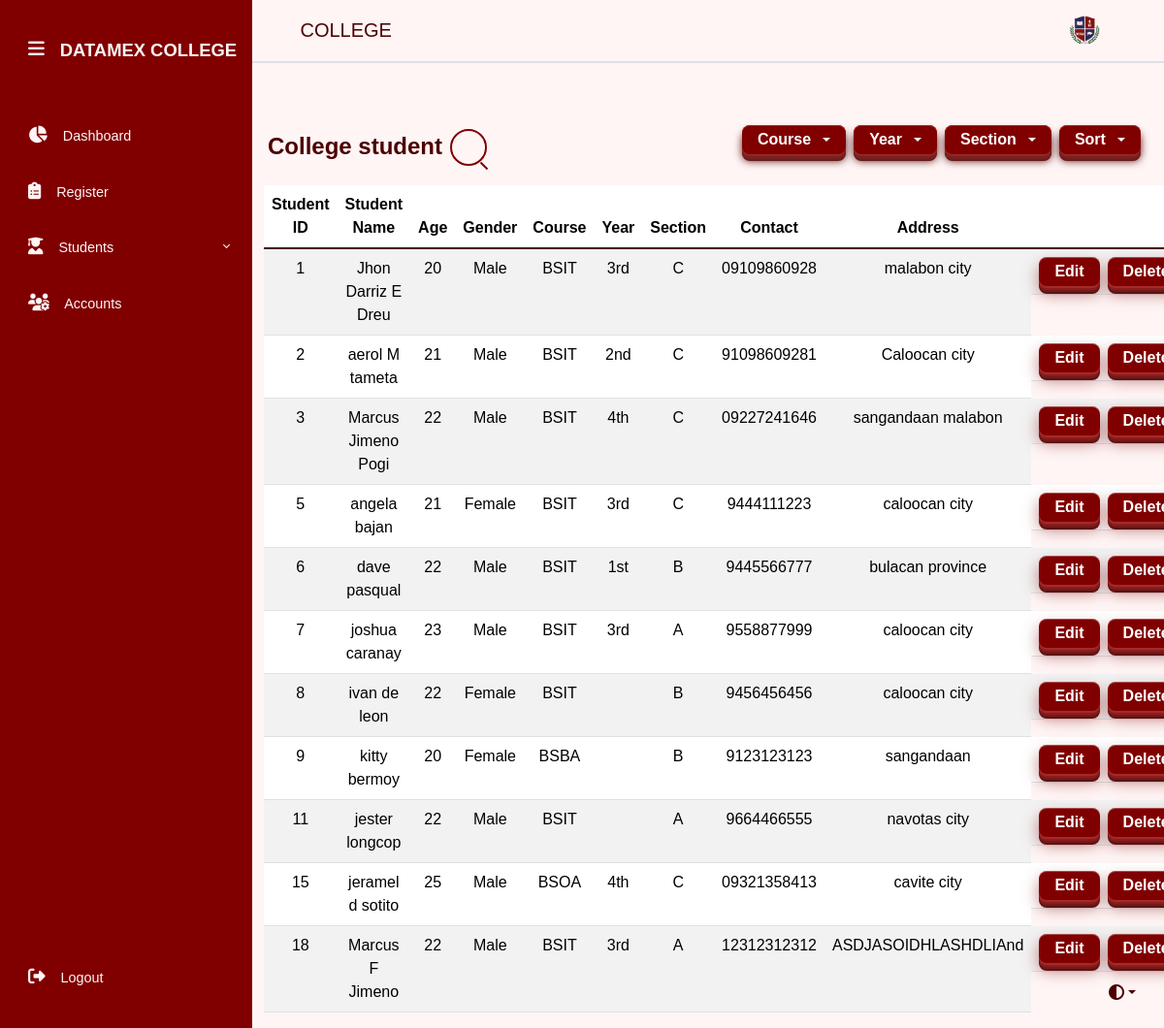
Screenshot of /college.php (signed in) with the database file from the repository.
### tables this page shows
CREATE TABLE `students` (
  `student_id` int(11) NOT NULL,
  `Name` varchar(255) NOT NULL,
  `age` varchar(255) NOT NULL,
  `gender` varchar(255) NOT NULL,
  `contact` varchar(20) NOT NULL,
  `address` text NOT NULL,
  `status` varchar(255) NOT NULL,
  `course` varchar(255) NOT NULL,
  `year` varchar(255) NOT NULL,
  `section` varchar(255) NOT NULL
);

### college.php (the view, shortened to what this page needs)
<?php include 'inc/sidebar.php';
$query = "SELECT * FROM students WHERE status = 'College'";
$statement = $connect->prepare($query);
$statement->execute();
$result = $statement->fetchAll(PDO::FETCH_ASSOC);
?>
<div class="border-bottom h-auto w-100 p-3 d-flex border-bottom-100 border-2 mb-5 justify-content-between">
    <div>
        <span id="page-title" class="fs-5 fw-medium ms-3">COLLEGE</span>
    </div>
    <img src="img/logo.png" alt="logo.png" class="page-logo">
</div>
<div class="container-fluid w-100 p-3 d-flex justify-content-between">
    <div class="d-flex" style="align-items: center;">
        <h1 class="mb-0 me-2">College student</h1>
        <div class="search">
            <input type="text" placeholder="Search">
        </div>
    </div>
    <div class="d-flex">
        <div class="dropdown mb-3">
            <button class="squishy squishy-classic dropdown-toggle me-2" type="button" id="courseDropdown" data-bs-toggle="dropdown" aria-expanded="false">
                Course
            </button>
        </div>
        <div class="dropdown mb-3">
            <button class="squishy squishy-classic dropdown-toggle me-2" type="button" id="yearDropdown" data-bs-toggle="dropdown" aria-expanded="false">
                Year
            </button>
        </div>
        <div class="dropdown mb-3">
            <button class="squishy squishy-classic dropdown-toggle me-2" type="button" id="sectionDropdown" data-bs-toggle="dropdown" aria-expanded="false">
                Section
            </button>
        </div>
        <div class="dropdown mb-3">
            <button class="squishy squishy-classic dropdown-toggle me-2" type="button" id="sortDropdown" data-bs-toggle="dropdown" aria-expanded="false">
                Sort
            </button>
        </div>
    </div>
</div>
<div class="container-fluid w-100">
    <table class="table table-striped table-hover text-center">
        <thead>
            <tr>
                <th scope="col">Student ID</th>
                <th scope="col">Student Name</th>
                <th scope="col">Age</th>
                <th scope="col">Gender</th>
                <th scope="col">Course</th>
                <th scope="col">Year</th>
                <th scope="col">Section</th>
                <th scope="col">Contact</th>
                <th scope="col">Address</th>
                <th scope="col"></th>
            </tr>
        </thead>
        <tbody class="table-group-divider">
            <?php foreach ($result as $row) { ?>
                <tr data-course="<?php echo $row['course']; ?>"
                    data-year="<?php echo $row['year']; ?>"
                    data-section="<?php echo $row['section']; ?>">
                    <td><?php echo $row['student_id']; ?></td>
                    <td><?php echo $row['Name']; ?></td>
                    <td><?php echo $row['age']; ?></td>
                    <td><?php echo $row['gender']; ?></td>
                    <td><?php echo $row['course']; ?></td>
                    <td><?php echo $row['year']; ?></td>
                    <td><?php echo $row['section']; ?></td>
                    <td><?php echo $row['contact']; ?></td>
                    <td><?php echo $row['address']; ?></td>
                    <td class="d-flex">
                        <button type="button" class="squishy squishy-tech me-2 edit-btn" data-id="<?php echo $row['student_id']; ?>">Edit</button>
                        <button type="button" class="squishy squishy-tech delete-btn" data-id="<?php echo $row['student_id']; ?>">Delete</button>
                    </td>
                </tr>
            <?php } ?>
        </tbody>
    </table>
</div>
<?php include 'inc/footer.php' ?>

### inc/sidebar.php (shortened to what this page needs)
<!DOCTYPE html>
<html lang="en">
<head>
    <link rel="stylesheet" href="./css/bootstrap.min.css">
    <link rel="stylesheet" href="./icons/css/all.min.css">
    <link rel="stylesheet" href="./css/style.css">
</head>
<body>
    <div class="wrapper">
        <aside class="sidebar expand">
            <div class="d-flex mt-4" >
                <button id="toggle-btn" type="button"><i class="fa-duotone fa-solid fa-bars"></i></button>
                <div class="sidebar-logo">
                    <a href="#">DATAMEX COLLEGE</a>
                </div>
            </div>
            <ul class="sidebar-nav">
                <li class="sidebar-item">
                    <a href="./index.php" class="sidebar-link">
                        <i class="fas fa-chart-pie"></i>
                        <span>Dashboard</span>
                    </a>
                </li>
                <li class="sidebar-item">
                    <a href="./register.php" class="sidebar-link">
                        <i class="fas fa-clipboard-list"></i>
                        <span>Register</span>
                    </a>
                </li>
                <li class="sidebar-item has-dropdown">
                    <a href="#" class="sidebar-link collapsed" data-bs-toggle="collapse" data-bs-target="#auth" aria-expanded="false" aria-controls="auth">
                        <i class="fas fa-user-graduate"></i>
                        <span>Students</span>
                    </a>
                </li>
                <li class="sidebar-item">
                    <a href="./accounts.php" class="sidebar-link">
                        <i class="fas fa-users-cog"></i>
                        <span>Accounts</span>
                    </a>
                </li>
            </ul>
            <div class="sidebar-footer">
                <a href="./validate/logout.php" class="sidebar-link" id="logout-btn">
                    <i class="fas fa-sign-out-alt"></i>
                    <span>Logout</span>
                </a>
            </div>
        </aside>
        <div class="main">
            <div class="dropdown position-fixed bottom-0 end-0 mb-3 me-3 bd-mode-toggle">
                <button class="btn btn-bd-primary py-2 dropdown-toggle d-flex align-items-center"
                    id="bd-theme"
                    type="button"
                    aria-expanded="false"
                    data-bs-toggle="dropdown"
                    aria-label="Toggle theme"
                    style="color: var(--foreground);">
                    <i class="fa-solid fa-circle-half-stroke bi my-1 theme-icon-active"></i>
                </button>
            </div>

### inc/footer.php (shortened to what this page needs)
            </div>
        </div>
</body>
</html>

### css/style.css (style rules this page uses)
:root { --clr-light: #fff5f5; --clr-dark: #4c0000; --clr-primary: #800000; --clr-secondary: #ffdddd; --clr-accent: #b30000; --clr-font: #4c0000; --clr-highlight: #800000; --background: var(--clr-light); --foreground: var(--clr-dark); --chart-college-shs-1: #800000; --chart-college-shs-2: #b30000; --chart-college-shs-3: #ffcccc; --chart-college-shs-4: #fff5f5; --chart-gender-1: #1b1f38; --chart-gender-2: #4c0000; --chart-gender-3: #800000; --chart-gender-4: #ffdddd; --chart-custom-1: #660000; --chart-custom-2: #b30000; --chart-custom-3: #ff8888; --chart-custom-4: #fff0f0; }
* { padding: 0; margin: 0; box-sizing: border-box; font-family: sans-serif; }
a { text-decoration: none; }
li { list-style: none; }
h1 { font-weight: 600; font-size: 1.5rem; }
body { font-family: sans-serif; background-color: var(--background); color: var(--foreground); transition: background-color 0.3s, color 0.3s; }
.page-logo { width: 2rem; margin-right: 50px; }
.wrapper { display: flex; }
.main { min-height: 100vh; width: 100%; overflow: hidden; transition: all 0.35s ease-in-out; background-color: var(--background); }
.sidebar { width: 70px; min-width: 70px; z-index: 1000; transition: all .25s ease-in-out; display: flex; flex-direction: column; background-color: var(--clr-primary); }
.sidebar.expand { width: 260px; min-width: 260px; }
#toggle-btn { background-color: transparent; cursor: pointer; border: 0; padding: 1rem 1rem; margin-left: 13px; }
#toggle-btn i { font-size: 1.2rem; color: var(--clr-light); background-color: transparent; }
.sidebar-logo { margin: auto 0; }
.sidebar-logo a { color: var(--clr-light); font-size: 1.15rem; font-weight: 600; }
.sidebar-nav { padding: 2rem 0; flex: 1 1 auto; }
a.sidebar-link { padding: .625rem 1.625rem; color: var(--clr-light); display: block; font-size: 0.9rem; white-space: nowrap; border-left: 3px solid transparent; transition: all .300ms ease-in-out; }
.sidebar-link i { font-size: 1.1rem; margin-right: .75rem; }
.sidebar-item { position: relative; padding-block: 8px; }
.sidebar.expand .sidebar-link[data-bs-toggle="collapse"]::after { border: solid; border-width: 0 .075rem .075rem 0; content: ""; display: inline-block; padding: 2px; position: absolute; right: 1.5rem; top: 1.4rem; transform: rotate(-135deg); transition: all .2s ease-out; }
.sidebar .sidebar-link[data-bs-toggle="collapse"].collapsed::after { transform: rotate(45deg); transition: all .2s ease-out; }
.sidebar-footer { margin-bottom: 30px; }
.squishy { position: relative; font-size: 1rem; padding: 0.2rem 1rem; font-weight: 600; border: none; cursor: pointer; transition: all 250ms; display: inline-flex; align-items: center; gap: 0.5rem; }
.squishy-classic { background-color: #800000; color: #ffffff; border-radius: 0.5rem; box-shadow: inset 0 1px 0 0 #a52a2a, 0 1px 0 0 #992727, 0 2px 0 0 #8f2525, 0 4px 0 0 #7a2020, 0 5px 0 0 #751f1f, 0 6px 0 0 #701d1d, 0 7px 0 0 #661a1a, 0 7px 8px 0 #5c1717; }
.squishy-tech { background-color: rgb(128, 0, 0); color: white; border-radius: 0.5rem; box-shadow: inset 0 1px 0 0 rgba(255, 255, 255, 0.3), 0 2px 0 0 #a52a2a, 0 4px 0 0 #8b1d1d, 0 6px 0 0 #751818, 0 8px 0 0 #5c1313, 0 8px 16px 0 rgba(128, 0, 0, 0.5); overflow: hidden; position: relative; }
.squishy-tech::before { content: ''; position: absolute; inset: 0; background: linear-gradient(to right, transparent, rgba(255, 255, 255, 0.1), transparent); transform: translateX(-100%); animation: shimmer 2s infinite; }
.search { display: inline-block; position: relative; }
.search::after { content: ""; background: var(--clr-highlight); width: 2px; height: 10px; position: absolute; top: 33px; right: 2px; transform: rotate(135deg); }
.search>input { color: var(--clr-font); font-size: 16px; background: transparent; width: 25px; height: 25px; padding: 17px; border: solid 2px var(--clr-highlight); outline: none; border-radius: 35px; transition: width 0.5s; }
.search>input::placeholder { color: var(--clr-font); opacity: 0; transition: opacity 150ms ease-out; letter-spacing: 2px; }
.search>input:focus, .search>input:not(:placeholder-shown) { width: 250px; }

### rows the page displays
students: student_id "1", Name "Jhon Darriz E Dreu", age "20", gender "Male", course "BSIT", year "3rd", section "C", contact "09109860928", address "malabon city"
students: student_id "2", Name "aerol M tameta", age "21", gender "Male", course "BSIT", year "2nd", section "C", contact "91098609281", address "Caloocan city"
students: student_id "3", Name "Marcus Jimeno Pogi", age "22", gender "Male", course "BSIT", year "4th", section "C", contact "09227241646", address "sangandaan malabon"
students: student_id "5", Name "angela bajan", age "21", gender "Female", course "BSIT", year "3rd", section "C", contact "9444111223", address "caloocan city"
students: student_id "6", Name "dave pasqual", age "22", gender "Male", course "BSIT", year "1st", section "B", contact "9445566777", address "bulacan province"
students: student_id "7", Name "joshua caranay", age "23", gender "Male", course "BSIT", year "3rd", section "A", contact "9558877999", address "caloocan city"
students: student_id "8", Name "ivan de leon", age "22", gender "Female", course "BSIT", section "B", contact "9456456456", address "caloocan city"
students: student_id "9", Name "kitty bermoy", age "20", gender "Female", course "BSBA", section "B", contact "9123123123", address "sangandaan"
students: student_id "11", Name "jester longcop", age "22", gender "Male", course "BSIT", section "A", contact "9664466555", address "navotas city"
students: student_id "15", Name "jeramel d sotito", age "25", gender "Male", course "BSOA", year "4th", section "C", contact "09321358413", address "cavite city"
students: student_id "18", Name "Marcus F Jimeno", age "22", gender "Male", course "BSIT", year "3rd", section "A", contact "12312312312", address "ASDJASOIDHLASHDLIAnd"
